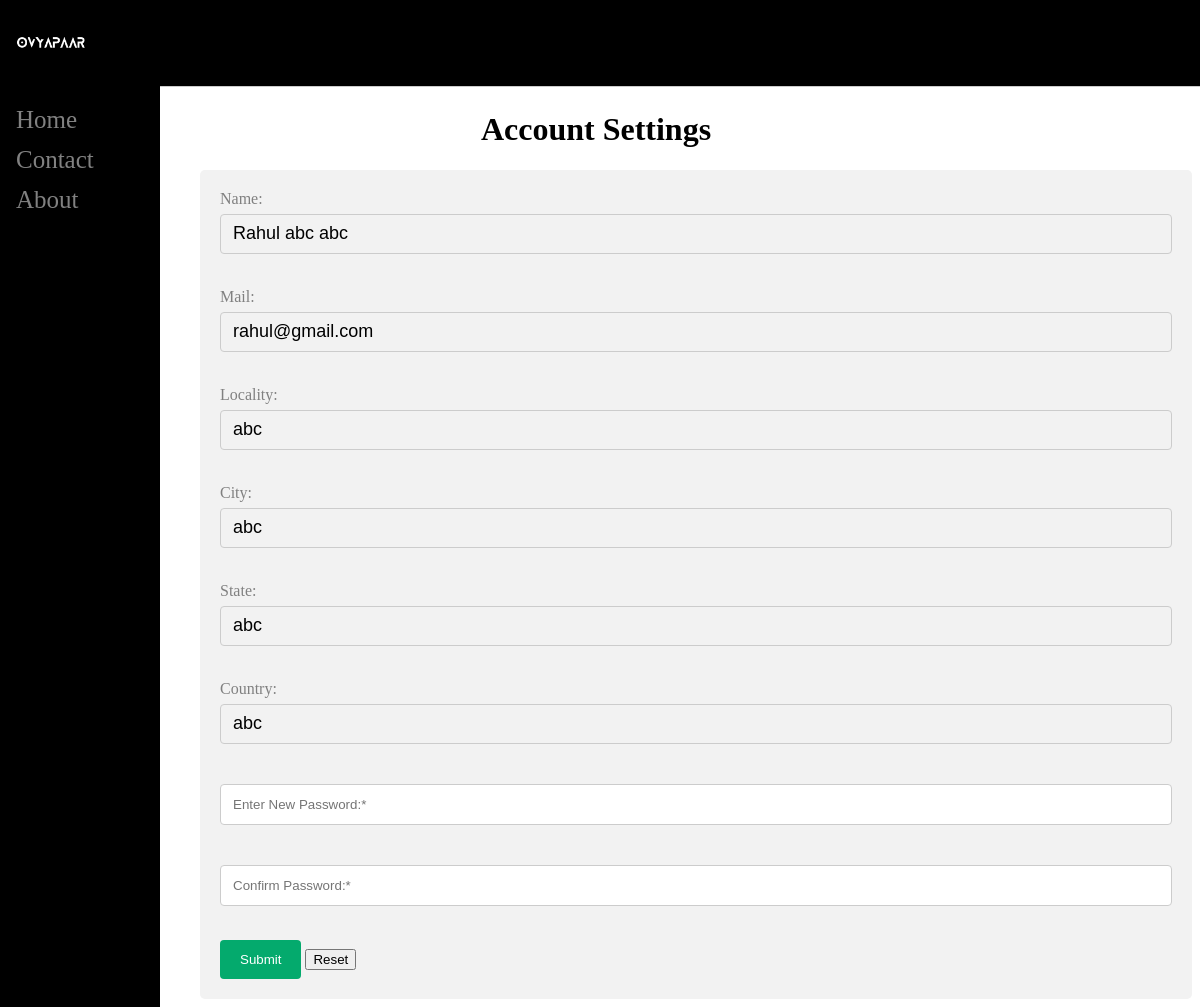
The app's page /customer-account-setting.php (signed in), older data.
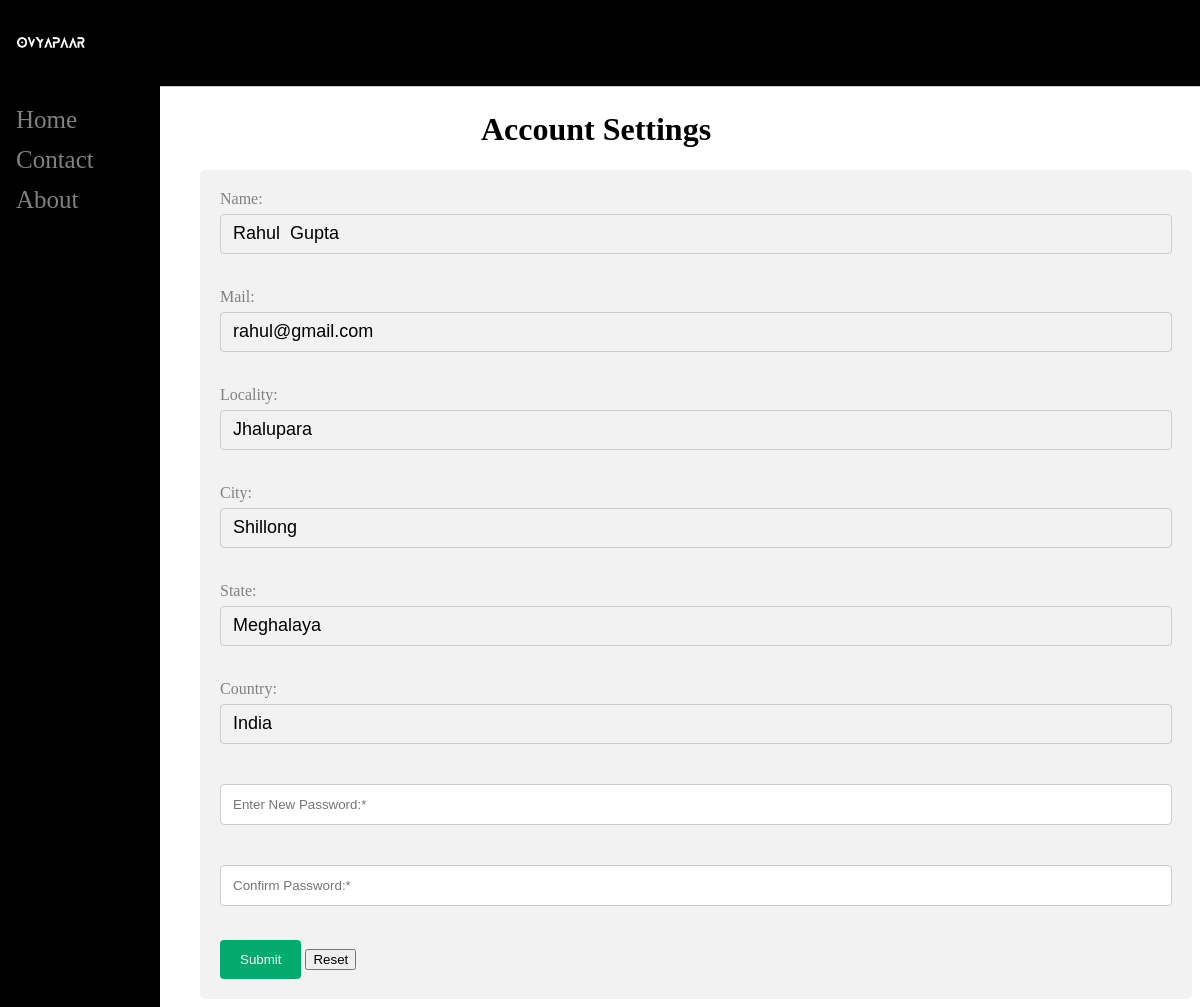
The same page, newer data.
### tables this page shows
CREATE TABLE `customer` (
  `cust_id` int NOT NULL AUTO_INCREMENT,
  `f_name` varchar(50) NOT NULL,
  `m_name` varchar(50) DEFAULT NULL,
  `l_name` varchar(50) DEFAULT NULL,
  `locality` varchar(100) NOT NULL,
  `city` varchar(100) NOT NULL,
  `state` varchar(100) NOT NULL,
  `country` varchar(100) NOT NULL,
  `dob` date NOT NULL,
  `number` char(10) NOT NULL,
  `mail` varchar(50) NOT NULL,
  `password` varchar(100) NOT NULL,
  PRIMARY KEY (`cust_id`),
  UNIQUE KEY `number` (`number`),
  UNIQUE KEY `mail` (`mail`)
);

### customer-controller.php (called while the page is built, shortened)
<?php
function get_customer_details($cid)
{
    $con=new mysqli(HOSTNAME, USERNAME, PASSWORD, DATABASE);
    $sql="select * from customer where cust_id='$cid'";
    $result = $con->query($sql);
    if($result->num_rows>0) {
        $row = $result->fetch_assoc();
    }
    return $row;
}

### customer-account-setting.php (the view, shortened to what this page needs)
<?php
require_once "./customer-controller.php";
$cid = $_SESSION['cust_id'];
?>
<!DOCTYPE html>
<html lang="en">
<head>
    <link rel="stylesheet" href="homepagenew.css">
    <link rel="stylesheet" href="sidebar.css">
    <link rel="stylesheet" href="customer-registration.css">
</head>
<body>
    <header class="site-header">
        <div class="site-identity">
          <a href="homepagenew.php"><img src="ovyapaar.png" alt="O-Vyapaar"></a>
        </div>
      </header>
      <div class="sidenav">
        <a href="homepagenew.php">Home</a>
        <a href="contact.html">Contact</a>
        <a href="about.html">About</a>
      </div><br><br><br><br><br>
      <h1>Account Settings</h1>
    <div class="container">
        <form action="customeraccountsetting.php" method="post" class="center-form">
        <?php
              $customer = get_customer_details($cid);
              ?>
               <label>Name:</label><br>
            <input type="text" id="fname" name="fname" value="<?=$customer['f_name']?> <?=$customer['m_name']?> <?=$customer['l_name']?>"><br><br>
            <label>Mail:</label><br>
            <input type="text" id="mname" name="mname" value="<?=$customer['mail']?>"><br><br>
            <label>Locality:</label><br>
            <input type="text" id="locality" name="locality" value="<?=$customer['locality']?>"><br><br>
            <label>City:</label><br>
            <input type="text" id="city" name="city" value="<?=$customer['city']?>"><br><br>
            <label>State:</label><br>
            <input type="text" id="state" name="state" value="<?=$customer['state']?>"><br><br>
            <label>Country:</label><br>
            <input type="text" id="country" name="country" value="<?=$customer['country']?>"><br><br>
            <input type="password" id="password" name="password" placeholder="Enter New Password:*"><br><br>
            <input type="password" id="passwordc" name="passwordc" placeholder="Confirm Password:*"><br><br>
            <input type="submit" value="Submit">
            <input type="reset" value="Reset">
        </form>
    </div>
</body>
</html>

Row changes from the older to the newer data that the page shows:
changed customer "rahul@gmail.com": fname "Rahul abc abc" → "Rahul Gupta"; locality "abc" → "Jhalupara"; city "abc" → "Shillong"; state "abc" → "Meghalaya"; country "abc" → "India"
